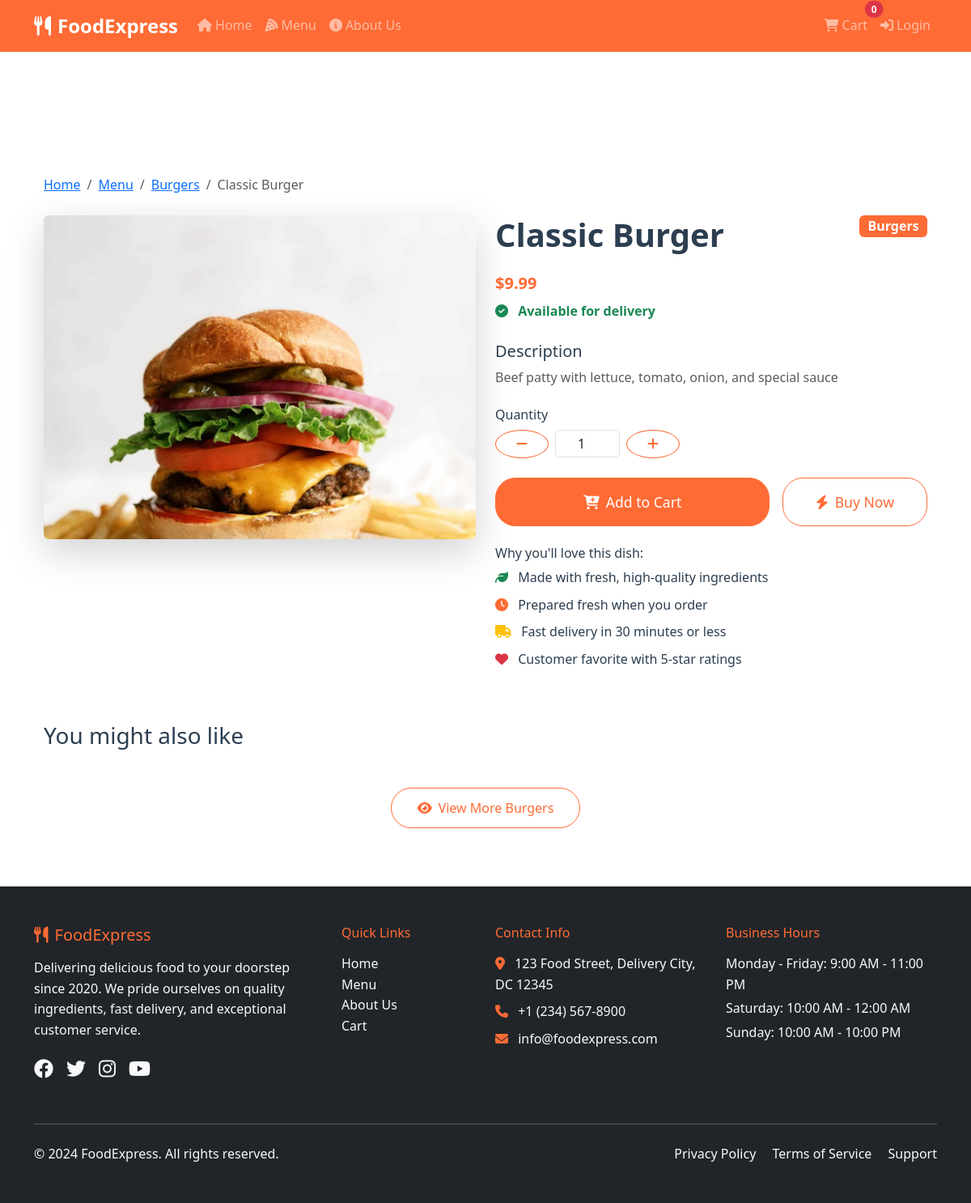
The app's page /product/3 with its own data.
### src/models/product.py (models this page shows, shortened)
class Category(db.Model):
    id = db.Column(db.Integer, primary_key=True)
    name = db.Column(db.String(100), nullable=False, unique=True)
    description = db.Column(db.Text)
    created_at = db.Column(db.DateTime, default=datetime.utcnow)
    products = db.relationship('Product', backref='category', lazy=True)

class Product(db.Model):
    id = db.Column(db.Integer, primary_key=True)
    name = db.Column(db.String(200), nullable=False)
    description = db.Column(db.Text)
    price = db.Column(db.Float, nullable=False)
    image_url = db.Column(db.String(500))
    category_id = db.Column(db.Integer, db.ForeignKey('category.id'), nullable=False)
    is_available = db.Column(db.Boolean, default=True)
    created_at = db.Column(db.DateTime, default=datetime.utcnow)

### src/main.py (the view)
@app.route('/product/<int:product_id>')
def product_detail(product_id):
    product = Product.query.get_or_404(product_id)
    return render_template('product_detail.html', product=product)

### templates/product_detail.html (shortened to what this page needs)
{% extends "base.html" %}
{% block content %}
<div class="container mt-5 pt-4">
    <nav aria-label="breadcrumb" class="mb-4">
        <ol class="breadcrumb">
            <li class="breadcrumb-item"><a href="{{ url_for('home') }}">Home</a></li>
            <li class="breadcrumb-item"><a href="{{ url_for('products') }}">Menu</a></li>
            <li class="breadcrumb-item"><a href="{{ url_for('products', category_id=product.category_id) }}">{{ product.category.name }}</a></li>
            <li class="breadcrumb-item active" aria-current="page">{{ product.name }}</li>
        </ol>
    </nav>
    <div class="row">
        <div class="col-lg-6 mb-4">
            <div class="product-image-container">
                <img src="{{ product.image_url }}" class="img-fluid rounded shadow-lg" alt="{{ product.name }}" style="width: 100%; height: 400px; object-fit: cover;">
            </div>
        </div>
        <div class="col-lg-6">
            <div class="product-info">
                <div class="d-flex justify-content-between align-items-start mb-3">
                    <h1 class="display-6 fw-bold">{{ product.name }}</h1>
                    <span class="badge bg-primary fs-6">{{ product.category.name }}</span>
                </div>
                <div class="mb-4">
                    <span class="price display-5 fw-bold text-primary">${{ "%.2f"|format(product.price) }}</span>
                    {% if product.is_available %}
                        <div class="text-success mt-2">
                            <i class="fas fa-check-circle me-2"></i>
                            <strong>Available for delivery</strong>
                        </div>
                    {% else %}
                        <div class="text-danger mt-2">
                            <i class="fas fa-times-circle me-2"></i>
                            <strong>Currently out of stock</strong>
                        </div>
                    {% endif %}
                </div>
                <div class="mb-4">
                    <h5>Description</h5>
                    <p class="text-muted">{{ product.description }}</p>
                </div>
                <div class="mb-4">
                    <h6>Quantity</h6>
                    <div class="quantity-controls">
                        <button type="button" class="btn btn-outline-primary" onclick="decreaseQuantity()">
                            <i class="fas fa-minus"></i>
                        </button>
                        <input type="number" id="quantity" class="form-control text-center" value="1" min="1" max="10" style="width: 80px;">
                        <button type="button" class="btn btn-outline-primary" onclick="increaseQuantity()">
                            <i class="fas fa-plus"></i>
                        </button>
                    </div>
                </div>
                <div class="d-flex gap-3 mb-4">
                    {% if product.is_available %}
                        <button class="btn btn-primary btn-lg flex-grow-1" onclick="addToCartWithQuantity()">
                            <i class="fas fa-cart-plus me-2"></i>Add to Cart
                        </button>
                        <button class="btn btn-outline-primary btn-lg" onclick="buyNow()">
                            <i class="fas fa-bolt me-2"></i>Buy Now
                        </button>
                    {% else %}
                        <button class="btn btn-secondary btn-lg flex-grow-1" disabled>
                            <i class="fas fa-ban me-2"></i>Out of Stock
                        </button>
                    {% endif %}
                </div>
                <div class="product-features">
                    <h6>Why you'll love this dish:</h6>
                    <ul class="list-unstyled">
                        <li class="mb-2">
                            <i class="fas fa-leaf text-success me-2"></i>
                            Made with fresh, high-quality ingredients
                        </li>
                        <li class="mb-2">
                            <i class="fas fa-clock text-primary me-2"></i>
                            Prepared fresh when you order
                        </li>
                        <li class="mb-2">
                            <i class="fas fa-truck text-warning me-2"></i>
                            Fast delivery in 30 minutes or less
                        </li>
                        <li class="mb-2">
                            <i class="fas fa-heart text-danger me-2"></i>
                            Customer favorite with 5-star ratings
                        </li>
                    </ul>
                </div>
            </div>
        </div>
    </div>
    <div class="row mt-5">
        <div class="col-12">
            <h3 class="mb-4">You might also like</h3>
            <div class="row">
                <div class="col-12">
                    <div class="text-center py-4">
                        <a href="{{ url_for('products', category_id=product.category_id) }}" class="btn btn-outline-primary">
                            <i class="fas fa-eye me-2"></i>View More {{ product.category.name }}
                        </a>
                    </div>
                </div>
            </div>
        </div>
    </div>
</div>
{% endblock %}

### static/css/style.css (style rules this page uses)
:root { --primary-color: #ff6b35; --secondary-color: #f7931e; --dark-color: #2c3e50; --light-color: #ecf0f1; --success-color: #27ae60; --danger-color: #e74c3c; --warning-color: #f39c12; }
body { font-family: 'Segoe UI', Tahoma, Geneva, Verdana, sans-serif; line-height: 1.6; color: var(--dark-color); }
.bg-primary { background-color: var(--primary-color) !important; }
.btn-primary { background-color: var(--primary-color); border-color: var(--primary-color); }
.text-primary { color: var(--primary-color) !important; }
.price { font-size: 1.25rem; font-weight: 700; color: var(--primary-color); }
.quantity-controls { display: flex; align-items: center; gap: 0.5rem; }
.quantity-controls button { width: 35px; height: 35px; border-radius: 50%; border: 1px solid var(--primary-color); background-color: white; color: var(--primary-color); display: flex; align-items: center; justify-content: center; }
.quantity-controls input { width: 60px; text-align: center; border: 1px solid #dee2e6; border-radius: 5px; padding: 0.25rem; }
.btn { border-radius: 25px; padding: 0.75rem 2rem; font-weight: 500; transition: all 0.3s ease; }
.btn-lg { padding: 1rem 2.5rem; font-size: 1.1rem; }
.btn-outline-primary { color: var(--primary-color); border-color: var(--primary-color); }
.shadow-lg { box-shadow: 0 10px 25px rgba(0,0,0,0.15); }

### records on screen
Category: category.name "Burgers"
Product: name "Classic Burger", image_url (picture), price "9.99", description "Beef patty with lettuce, tomato, onion, and special sauce"
